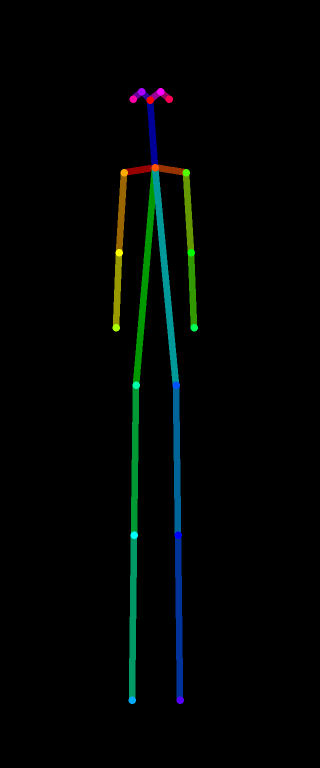
#> input picture tools/poses/stand.png, 640 x 1536 px (shown at 1/2 size)
$ python -i generate_assets_sd.py   (imports and definitions only)
#> lines starting #> are read from the running program, lines starting #| are printed output that depends on the picture
"""Generate game assets via local Stable Diffusion WebUI (A1111 API).

Requires sd.webui running with --api (default: http://127.0.0.1:7860).

Backgrounds (photorealistic, 1920x1080):
    python generate_assets_sd.py                  # generate all missing backgrounds
    python generate_assets_sd.py --only izakaya   # generate specific background(s)
    python generate_assets_sd.py --force          # regenerate even if file exists

Character sprites (anime, 640x1536, transparent background via rembg):
    python generate_assets_sd.py sprite --list                        # show presets
    python generate_assets_sd.py sprite --expression happy            # engine sprite slot
    python generate_assets_sd.py sprite --expression happy --outfit yukata
    python generate_assets_sd.py sprite --expression excited --gesture waving
    python generate_assets_sd.py sprite --expression neutral --outfit winter --seed 42

Sprites with the standard outfit and no gesture go to the engine slot
(assets/characters/aoi/<expression>.png, --force needed to overwrite).
Everything else goes to assets/characters/aoi/variants/ — the engine
ignores that folder, it is the playground for new outfits and gestures.
"""

import argparse
import base64
import json
import sys
import urllib.request
from pathlib import Path

API_BASE = "http://127.0.0.1:7860"
ASSETS_DIR = Path(__file__).parent / "assets"

# --- Backgrounds ---------------------------------------------------------

# Two interchangeable background styles. Sets are generated into
# assets/backgrounds_<style>/ and activated by copying into
# assets/backgrounds/ ("switch-style" subcommand).
BG_STYLES = {
    "photo": {
        "model": "juggernautXL_version6Rundiffusion",
        "style": (
            "photorealistic, professional photography, natural lighting, "
            "high detail, sharp focus, 8k, tokyo japan"
        ),
        "negative": (
            "people, person, human, crowd, anime, cartoon, illustration, "
            "painting, drawing, text, watermark, signature, logo, blurry, "
            "lowres, deformed, distorted, oversaturated"
        ),
    },
    "anime": {
        "model": "novaAnimeXL_ilV120",
        "style": (
            "highly detailed anime background art, visual novel scenery, "
            "beautiful soft lighting, vibrant colors, crisp clean lineart, "
            "scenic illustration, no humans, tokyo japan"
        ),
        "negative": (
            "photo, photorealistic, 3d render, people, person, human, crowd, "
            "1girl, 1boy, text, watermark, signature, logo, blurry, lowres, "
            "deformed, oversaturated"
        ),
    },
}

# background_id -> scene prompt (ids match data/locations.json;
# style/negative appended automatically)
BACKGROUNDS = {
    "apartment": (
        "small japanese studio apartment interior, single bed with plain bedding, "
        "low wooden table, laptop, bookshelf, balcony window with soft afternoon "
        "light, tatami accents, tidy and modest, lived-in"
    ),
    "shimokitazawa_station": (
        "shimokitazawa train station south exit, ticket gates, station "
        "signage, small station plaza, afternoon light"
    ),
    "shimokitazawa_street": (
        "narrow shimokitazawa shopping street, small independent shops, "
        "tangled power lines overhead, colorful storefronts, daytime"
    ),
    "cafe": (
        "cozy cafe interior, small round wooden tables with chairs, espresso "
        "machine on the counter, cake display, large window, hanging plants"
    ),
    "park": (
        "japanese neighborhood park, cherry trees, walking path, benches, "
        "soft spring light"
    ),
    "shrine": (
        "small hillside shinto shrine, red torii gate, stone steps, old "
        "trees, peaceful atmosphere"
    ),
    "konbini": (
        "japanese convenience store interior, bright shelves with snacks "
        "and bento, drink coolers, clean floor, fluorescent light"
    ),
    "ramen_shop": (
        "small ramen restaurant interior, long wooden counter with red stools "
        "facing the open kitchen, steaming pots, bowls and ladles, hanging "
        "noren curtain, handwritten menu strips on the wall, warm evening light"
    ),
    "vintage_shop": (
        "vintage second-hand clothing store interior, clothing racks full of "
        "colorful retro jackets and shirts on hangers, mannequin, hat shelf, "
        "band posters, old wooden floor, warm tungsten lighting"
    ),
    "record_store": (
        "record store interior, wooden crates full of vinyl records with "
        "visible album sleeves, colorful album covers hanging on the wall, "
        "turntable listening station with headphones, cozy cluttered shop"
    ),
    "bookshop": (
        "small cozy japanese bookshop interior, floor-to-ceiling wooden "
        "bookshelves, stacks of books, narrow aisle, warm reading lamps, "
        "quiet atmosphere"
    ),
    "izakaya": (
        "traditional japanese izakaya interior, wooden counter with sake bottles "
        "on shelves, red paper lanterns, handwritten menu strips on walls, "
        "warm inviting evening light"
    ),
    "karaoke": (
        "japanese karaoke box room interior, l-shaped sofa, low table with "
        "microphones and remote, large tv screen on wall, colorful mood "
        "lighting, slightly dim"
    ),
    "temple": (
        "japanese buddhist temple grounds, wooden main hall with curved roof, "
        "large bronze incense burner with smoke, stone path, old trees, "
        "peaceful late afternoon light"
    ),
    "rooftop": (
        "tokyo apartment building rooftop at dusk, safety railing, potted "
        "plants, two folding chairs, city skyline with lit windows in the "
        "distance, orange and purple sky"
    ),
    "live_house": (
        "small underground live music venue in shimokitazawa, low stage with "
        "amps and drum kit, band posters covering dark walls, stage lights, "
        "standing area, intimate club atmosphere"
    ),
    "laundromat": (
        "small japanese coin laundromat interior at night, row of washing "
        "machines and dryers, fluorescent lighting, plastic chairs, "
        "detergent vending machine, clean tiled floor"
    ),
    "bath_house": (
        "traditional japanese sento bath house entrance hall, wooden shoe "
        "lockers, noren curtain, tiled floor, retro signage, warm "
        "nostalgic lighting"
    ),
}

# --- Character sprites (Baukasten) ---------------------------------------
# Reference: data/characters/aoi.visual.md. Base prompt and negative match
# the generation that produced the shipped sprites (seed 3266706159).

SPRITE_MODEL = "animaPencilXL_v100"
SPRITE_SIZE = (640, 1536)
SPRITE_SEED = 3266706159

# Identity LoRA (trained on the shipped Aoi sprites). Used automatically if
# the file exists in the WebUI Lora folder; disable with --no-lora.
SPRITE_LORA = "aoi_identity_v1"
SPRITE_LORA_WEIGHT = 0.8
SPRITE_LORA_TRIGGER = "aoihayashi"
LORA_DIR = Path(
    r"C:\Users\kaisa\AppData\Local\sd.webui\webui\models\Lora"
)

CHARACTERS = {
    "aoi": {
        "base": (
            "1girl, solo, 22 years old, brown shoulder-length hair with messy "
            "bangs, brown eyes, round face, gentle features, fair skin with "
            "warm undertone, 162cm tall, slender athletic build"
        ),
        "outfits": {
            "standard": (
                "wearing oversized cream knit sweater, light blue mom jeans, "
                "white sneakers"
            ),
            "casual2": (
                "wearing striped long-sleeve shirt, plaid mini skirt, "
                "white canvas sneakers, small hoop earrings"
            ),
            "yukata": (
                "wearing light blue yukata with pink floral pattern, obi sash, "
                "geta sandals, small flower hair ornament"
            ),
            "winter": (
                "wearing beige wool coat over cream sweater, knit scarf, "
                "dark jeans, ankle boots"
            ),
            "rain": (
                "wearing yellow raincoat over casual clothes, rubber boots"
            ),
            "pajama": (
                "wearing loose oversized pastel pink pajama shirt and long pajama "
                "pants, comfortable sleepwear, barefoot, slightly messy hair"
            ),
        },
        "expressions": {
            "neutral": "slight smile, relaxed expression, standard pose",
            "happy": "wide smile, dimples visible, eyes slightly closed, cheerful",
            "excited": "sparkling eyes, open mouth, energetic",
            "curious": "head tilted, large eyes, finger on chin, inquisitive",
            "talking": "half-open mouth, gesturing, conversational",
            "laughing": "eyes closed, wide open mouth, head tilted back",
            "surprised": "wide eyes, slightly open mouth, raised eyebrows",
            "thinking": "looking up-left, hand on cheek, contemplative",
            "embarrassed": "slight blush, looking aside, nervous smile",
            "determined": "focused gaze, closed mouth, fist clenched",
            "worried": "furrowed brows, concerned look",
            "sleepy": "half-closed eyes, yawning mouth",
            "angry": "angry expression, furrowed brows, pout, puffed cheeks",
            "disgusted": "disgusted expression, grimace, narrowed eyes",
            "shocked": "shocked expression, wide eyes, pale, open mouth",
            "ahegao": "ahegao expression, rolling eyes, blushing, open mouth",
        },
        "negative": (
            "distorted, distorted face, distorted eyes, distorted hands, "
            "bare shoulders, deformed, midget, mutant, child, children, "
            "crouching, necklace"
        ),
    },
}

GESTURES = {
    "waving": "waving at viewer, one hand raised",
    "peace": "peace sign with one hand",
    "pointing": "pointing at viewer",
    "arms-crossed": "arms crossed",
    "hands-behind-back": "hands behind back, leaning forward slightly",
    "phone": "holding smartphone in one hand",
    "coffee": "holding paper coffee cup",
}

SPRITE_STYLE = (
    "anime style, soft shading, warm color palette, clean lineart, "
    "visual novel character sprite, white background, full body shot, "
    "standing pose, high quality, detailed, sharp focus"
)


# --- API helpers ---------------------------------------------------------


# [254 lines left out: functions api_call, require_api, pick_upscaler, generate_background, switch_style_main, backgrounds_main and 4 more, not called in this run]


# --- Animation patches (blink / mouth flap) ------------------------------
# For each expression sprite, inpaint the eye band (closed eyes) and the
# mouth band (opposite mouth state) via img2img, then store the changed
# regions as small RGBA patches that the frontend overlays on the sprite.

CASCADE_PATH = Path(__file__).parent / "tools" / "lbpcascade_animeface.xml"

# Band geometry as fractions of the detected face box
EYE_BAND = (0.02, 0.26, 0.98, 0.55)    # x0, y0, x1, y1
MOUTH_BAND = (0.22, 0.56, 0.78, 0.85)
PATCH_MARGIN = 10                       # px of unchanged context around the band

# Expressions whose base sprite already shows an open mouth get a
# closed-mouth patch; all others get an open-mouth patch.
OPEN_MOUTH_BASES = {"excited", "talking", "laughing", "surprised", "sleepy",
                    "shocked", "ahegao"}

EYES_PROMPT = "closed eyes, eyelashes, peaceful"
MOUTH_OPEN_PROMPT = "open mouth, talking"
MOUTH_CLOSED_PROMPT = "closed mouth, slight smile"


def detect_face(rgb_image) -> tuple[int, int, int, int] | None:
    import cv2
    import numpy as np

    cascade = cv2.CascadeClassifier(str(CASCADE_PATH))
    gray = cv2.cvtColor(np.array(rgb_image), cv2.COLOR_RGB2GRAY)
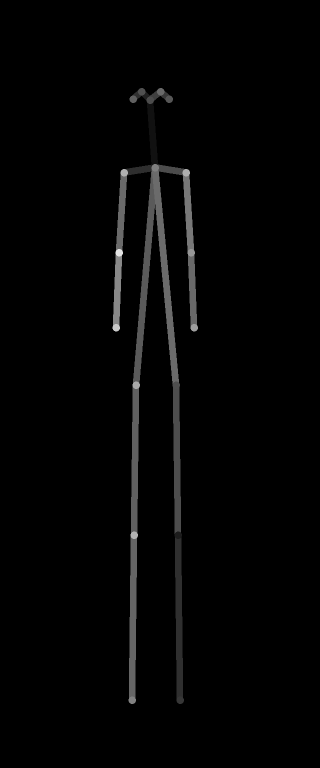
#> gray: shape (1536, 640) (shown at 1/2 size); min 0, max 226, mean 3.8
    gray = cv2.equalizeHist(gray)
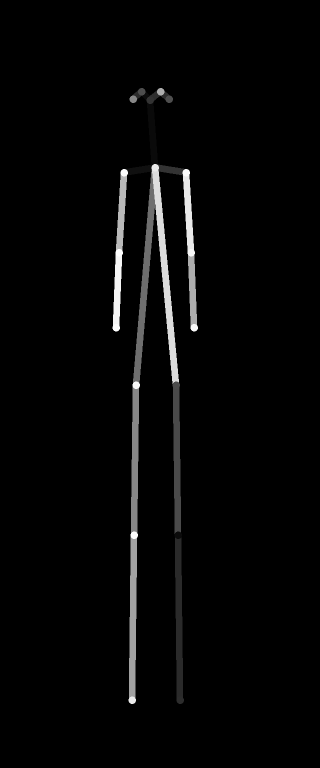
#> gray: shape (1536, 640) (shown at 1/2 size); min 0, max 255, mean 5.8
    faces = cascade.detectMultiScale(
        gray, scaleFactor=1.05, minNeighbors=5, minSize=(80, 80)
    )
#> faces = ()
    if len(faces) == 0:
        return None
    # Largest detection wins
    return tuple(max(faces, key=lambda f: f[2] * f[3]))


# [165 lines left out: functions band_rect, inpaint_region, extract_patch, anim_main, not called in this run]


# --- Layered sprites: pose bodies + face patches (docs/ASSET_PIPELINE.md) --

POSES_DIR = Path(__file__).parent / "tools" / "poses"
CN_MODEL = "controlnet-openpose-sdxl-xinsir"

# Face anchor shared by all poses (skeletons pin the head): center of the
# face patch relative to the 640x1536 body, patch width as body-width share.
FACE_ANCHOR = {"x": 0.47, "y": 0.131, "w": 0.375}

POSE_PROMPTS = {
    "stand": "standing relaxed, arms at sides",
    "wave": "waving cheerfully, arm raised high, open palm next to head",
    "arms_crossed": "arms crossed in front of chest",
    "hands_clasped": "hands clasped together in front of body, shy",
    "pointing": "pointing to the side with outstretched right arm",
    "phone": "holding a smartphone against her ear, talking on the phone",
}

BLINK_PROMPT = "closed eyes, gentle eyelashes, relaxed face"

# Faces whose eyes are already (half-)closed by design — blinking on top
# of them looks wrong, the engine skips it via manifest.no_blink_faces.
CLOSED_EYE_FACES = {"happy", "laughing", "sleepy", "blink"}


# [267 lines left out: functions controlnet_unit, generate_pose_body, pose_main, face_patch_rect, faces_main, write_manifest and 1 more, not called in this run]


# [2 lines not run here, left out]

>>> import cv2
>>> picture = cv2.cvtColor(cv2.imread('tools/poses/stand.png'), cv2.COLOR_BGR2RGB)
>>> result = detect_face(picture)
